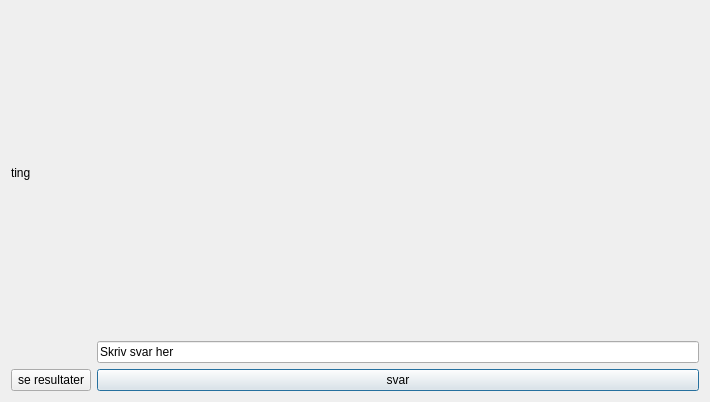
<?xml version="1.0" encoding="UTF-8"?>
<ui version="4.0">
 <class>Dialog</class>
 <widget class="QDialog" name="Dialog">
  <property name="geometry">
   <rect>
    <x>0</x>
    <y>0</y>
    <width>710</width>
    <height>402</height>
   </rect>
  </property>
  <property name="windowTitle">
   <string>Dialog</string>
  </property>
  <layout class="QGridLayout" name="gridLayout">
   <item row="1" column="1">
    <widget class="QLineEdit" name="lineEdit">
     <property name="text">
      <string>Skriv svar her</string>
     </property>
    </widget>
   </item>
   <item row="2" column="1">
    <widget class="QPushButton" name="pushButton">
     <property name="text">
      <string>svar</string>
     </property>
    </widget>
   </item>
   <item row="2" column="0">
    <widget class="QPushButton" name="pushButton_2">
     <property name="text">
      <string>se resultater</string>
     </property>
    </widget>
   </item>
   <item row="0" column="0" colspan="2">
    <widget class="QLabel" name="label">
     <property name="text">
      <string>ting</string>
     </property>
    </widget>
   </item>
  </layout>
 </widget>
 <resources/>
 <connections/>
</ui>
